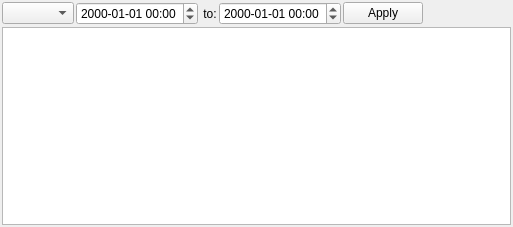
<?xml version="1.0" encoding="UTF-8"?>
<ui version="4.0">
 <class>DialogExtremeValues</class>
 <widget class="QWidget" name="DialogExtremeValues">
  <property name="geometry">
   <rect>
    <x>0</x>
    <y>0</y>
    <width>513</width>
    <height>227</height>
   </rect>
  </property>
  <property name="windowTitle">
   <string>Extreme Values</string>
  </property>
  <layout class="QVBoxLayout" name="verticalLayout">
   <property name="spacing">
    <number>2</number>
   </property>
   <property name="margin">
    <number>2</number>
   </property>
   <item>
    <layout class="QHBoxLayout" name="horizontalLayout">
     <property name="spacing">
      <number>2</number>
     </property>
     <item>
      <widget class="QComboBox" name="comboParam"/>
     </item>
     <item>
      <widget class="MiDateTimeEdit" name="timeFrom">
       <property name="displayFormat">
        <string notr="true">yyyy-MM-dd hh:mm</string>
       </property>
      </widget>
     </item>
     <item>
      <widget class="QLabel" name="labelTo">
       <property name="text">
        <string> to:</string>
       </property>
      </widget>
     </item>
     <item>
      <widget class="MiDateTimeEdit" name="timeTo">
       <property name="displayFormat">
        <string notr="true">yyyy-MM-dd hh:mm</string>
       </property>
      </widget>
     </item>
     <item>
      <widget class="QPushButton" name="buttonApply">
       <property name="text">
        <string>Apply</string>
       </property>
      </widget>
     </item>
     <item>
      <spacer name="horizontalSpacer">
       <property name="orientation">
        <enum>Qt::Horizontal</enum>
       </property>
       <property name="sizeHint" stdset="0">
        <size>
         <width>40</width>
         <height>20</height>
        </size>
       </property>
      </spacer>
     </item>
    </layout>
   </item>
   <item>
    <widget class="QTableView" name="tableExtremes"/>
   </item>
  </layout>
 </widget>
 <customwidgets>
  <customwidget>
   <class>MiDateTimeEdit</class>
   <extends>QDateTimeEdit</extends>
   <header>util/gui/MiDateTimeEdit.hh</header>
  </customwidget>
 </customwidgets>
 <resources/>
 <connections>
  <connection>
   <sender>buttonApply</sender>
   <signal>clicked()</signal>
   <receiver>DialogExtremeValues</receiver>
   <slot>onUpdateClicked()</slot>
   <hints>
    <hint type="sourcelabel">
     <x>430</x>
     <y>10</y>
    </hint>
    <hint type="destinationlabel">
     <x>492</x>
     <y>13</y>
    </hint>
   </hints>
  </connection>
 </connections>
 <slots>
  <slot>onUpdateClicked()</slot>
 </slots>
</ui>
